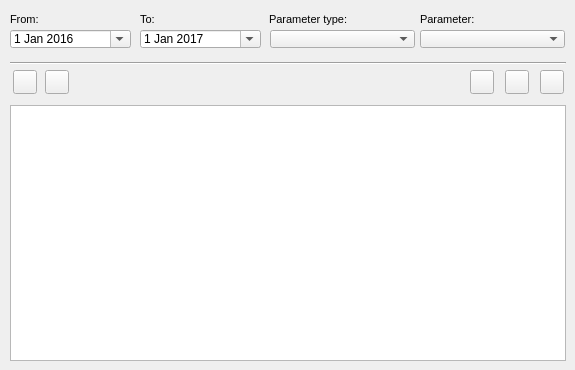
    <widget class="QWidget" name="tab_19">
     <attribute name="title">
      <string>O&amp;&amp;M</string>
     </attribute>
     <widget class="QDateEdit" name="date_event_to">
      <property name="geometry">
       <rect>
        <x>140</x>
        <y>30</y>
        <width>121</width>
        <height>18</height>
       </rect>
      </property>
      <property name="date">
       <date>
        <year>2017</year>
        <month>1</month>
        <day>1</day>
       </date>
      </property>
      <property name="calendarPopup">
       <bool>true</bool>
      </property>
     </widget>
     <widget class="QLabel" name="label_event_parameter_type">
      <property name="geometry">
       <rect>
        <x>269</x>
        <y>8</y>
        <width>93</width>
        <height>22</height>
       </rect>
      </property>
      <property name="font">
       <font>
        <pointsize>8</pointsize>
       </font>
      </property>
      <property name="layoutDirection">
       <enum>Qt::LeftToRight</enum>
      </property>
      <property name="frameShape">
       <enum>QFrame::NoFrame</enum>
      </property>
      <property name="frameShadow">
       <enum>QFrame::Raised</enum>
      </property>
      <property name="text">
       <string>Parameter type:</string>
      </property>
      <property name="textFormat">
       <enum>Qt::AutoText</enum>
      </property>
      <property name="scaledContents">
       <bool>false</bool>
      </property>
      <property name="margin">
       <number>3</number>
      </property>
     </widget>
     <widget class="QDateEdit" name="date_event_from">
      <property name="geometry">
       <rect>
        <x>10</x>
        <y>30</y>
        <width>121</width>
        <height>18</height>
       </rect>
      </property>
      <property name="date">
       <date>
        <year>2016</year>
        <month>1</month>
        <day>1</day>
       </date>
      </property>
      <property name="calendarPopup">
       <bool>true</bool>
      </property>
     </widget>
     <widget class="QComboBox" name="event_type">
      <property name="geometry">
       <rect>
        <x>270</x>
        <y>30</y>
        <width>145</width>
        <height>18</height>
       </rect>
      </property>
     </widget>
     <widget class="QLabel" name="label_event_parameter">
      <property name="geometry">
       <rect>
        <x>420</x>
        <y>8</y>
        <width>91</width>
        <height>22</height>
       </rect>
      </property>
      <property name="font">
       <font>
        <pointsize>8</pointsize>
       </font>
      </property>
      <property name="frameShape">
       <enum>QFrame::NoFrame</enum>
      </property>
      <property name="frameShadow">
       <enum>QFrame::Raised</enum>
      </property>
      <property name="text">
       <string>Parameter:</string>
      </property>
      <property name="textFormat">
       <enum>Qt::AutoText</enum>
      </property>
      <property name="scaledContents">
       <bool>false</bool>
      </property>
      <property name="margin">
       <number>3</number>
      </property>
     </widget>
     <widget class="QLabel" name="label_data_event_to">
      <property name="geometry">
       <rect>
        <x>140</x>
        <y>8</y>
        <width>115</width>
        <height>22</height>
       </rect>
      </property>
      <property name="font">
       <font>
        <pointsize>8</pointsize>
       </font>
      </property>
      <property name="frameShape">
       <enum>QFrame::NoFrame</enum>
      </property>
      <property name="frameShadow">
       <enum>QFrame::Raised</enum>
      </property>
      <property name="text">
       <string>To:</string>
      </property>
      <property name="textFormat">
       <enum>Qt::AutoText</enum>
      </property>
      <property name="scaledContents">
       <bool>false</bool>
      </property>
      <property name="margin">
       <number>3</number>
      </property>
     </widget>
     <widget class="QLabel" name="label_data_event_from">
      <property name="geometry">
       <rect>
        <x>10</x>
        <y>8</y>
        <width>90</width>
        <height>22</height>
       </rect>
      </property>
      <property name="font">
       <font>
        <pointsize>8</pointsize>
       </font>
      </property>
      <property name="frameShape">
       <enum>QFrame::NoFrame</enum>
      </property>
      <property name="frameShadow">
       <enum>QFrame::Plain</enum>
      </property>
      <property name="text">
       <string>From:</string>
      </property>
      <property name="textFormat">
       <enum>Qt::AutoText</enum>
      </property>
      <property name="scaledContents">
       <bool>false</bool>
      </property>
      <property name="alignment">
       <set>Qt::AlignLeading|Qt::AlignLeft|Qt::AlignVCenter</set>
      </property>
      <property name="margin">
       <number>3</number>
      </property>
     </widget>
     <widget class="QComboBox" name="event_id">
      <property name="geometry">
       <rect>
        <x>420</x>
        <y>30</y>
        <width>145</width>
        <height>18</height>
       </rect>
      </property>
     </widget>
     <widget class="QTableView" name="tbl_event_node">
      <property name="geometry">
       <rect>
        <x>10</x>
        <y>105</y>
        <width>556</width>
        <height>256</height>
       </rect>
      </property>
      <property name="sortingEnabled">
       <bool>true</bool>
      </property>
     </widget>
     <widget class="Line" name="line_7">
      <property name="geometry">
       <rect>
        <x>10</x>
        <y>55</y>
        <width>556</width>
        <height>16</height>
       </rect>
      </property>
      <property name="orientation">
       <enum>Qt::Horizontal</enum>
      </property>
     </widget>
     <widget class="QPushButton" name="btn_open_gallery">
      <property name="geometry">
       <rect>
        <x>470</x>
        <y>70</y>
        <width>24</width>
        <height>24</height>
       </rect>
      </property>
      <property name="toolTip">
       <string>&lt;html&gt;&lt;head/&gt;&lt;body&gt;&lt;p&gt;Open Gallery&lt;/p&gt;&lt;/body&gt;&lt;/html&gt;</string>
      </property>
      <property name="text">
       <string/>
      </property>
      <property name="icon">
       <iconset>
        <normaloff>../icons/136b.png</normaloff>../icons/136b.png</iconset>
      </property>
      <property name="iconSize">
       <size>
        <width>22</width>
        <height>22</height>
       </size>
      </property>
     </widget>
     <widget class="QPushButton" name="btn_open_visit">
      <property name="geometry">
       <rect>
        <x>13</x>
        <y>70</y>
        <width>24</width>
        <height>24</height>
       </rect>
      </property>
      <property name="toolTip">
       <string>Visit manager</string>
      </property>
      <property name="text">
       <string/>
      </property>
      <property name="icon">
       <iconset>
        <normaloff>../icons/65b.png</normaloff>../icons/65b.png</iconset>
      </property>
      <property name="iconSize">
       <size>
        <width>22</width>
        <height>22</height>
       </size>
      </property>
     </widget>
     <widget class="QPushButton" name="btn_new_visit">
      <property name="geometry">
       <rect>
        <x>45</x>
        <y>70</y>
        <width>24</width>
        <height>24</height>
       </rect>
      </property>
      <property name="toolTip">
       <string>Add visit</string>
      </property>
      <property name="text">
       <string/>
      </property>
      <property name="icon">
       <iconset>
        <normaloff>../icons/64b.png</normaloff>../icons/64b.png</iconset>
      </property>
      <property name="iconSize">
       <size>
        <width>22</width>
        <height>22</height>
       </size>
      </property>
     </widget>
     <widget class="QPushButton" name="btn_open_visit_event">
      <property name="geometry">
       <rect>
        <x>540</x>
        <y>70</y>
        <width>24</width>
        <height>24</height>
       </rect>
      </property>
      <property name="text">
       <string/>
      </property>
      <property name="icon">
       <iconset>
        <normaloff>../icons/134b.png</normaloff>../icons/134b.png</iconset>
      </property>
      <property name="iconSize">
       <size>
        <width>22</width>
        <height>22</height>
       </size>
      </property>
     </widget>
     <widget class="QPushButton" name="btn_open_visit_doc">
      <property name="geometry">
       <rect>
        <x>505</x>
        <y>70</y>
        <width>24</width>
        <height>24</height>
       </rect>
      </property>
      <property name="toolTip">
       <string>&lt;html&gt;&lt;head/&gt;&lt;body&gt;&lt;p&gt;Open document&lt;/p&gt;&lt;/body&gt;&lt;/html&gt;</string>
      </property>
      <property name="text">
       <string/>
      </property>
      <property name="icon">
       <iconset>
        <normaloff>../icons/170b.png</normaloff>../icons/170b.png</iconset>
      </property>
      <property name="iconSize">
       <size>
        <width>22</width>
        <height>22</height>
       </size>
      </property>
     </widget>
    </widget>
